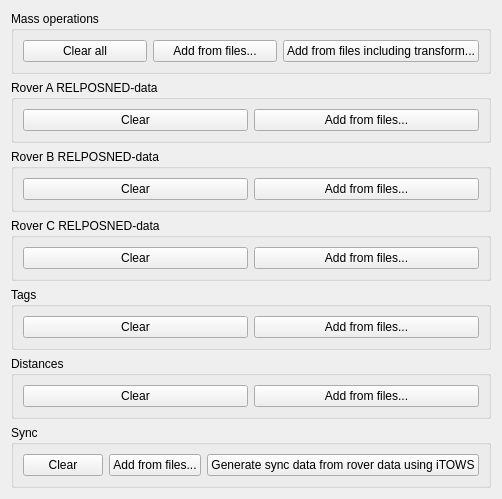
     <widget class="QWidget" name="tab_Files">
      <property name="minimumSize">
       <size>
        <width>0</width>
        <height>350</height>
       </size>
      </property>
      <property name="autoFillBackground">
       <bool>true</bool>
      </property>
      <attribute name="title">
       <string>Files</string>
      </attribute>
      <layout class="QVBoxLayout" name="verticalLayout">
       <item>
        <widget class="QGroupBox" name="groupBox_MassOperations">
         <property name="sizePolicy">
          <sizepolicy hsizetype="Preferred" vsizetype="Minimum">
           <horstretch>0</horstretch>
           <verstretch>0</verstretch>
          </sizepolicy>
         </property>
         <property name="maximumSize">
          <size>
           <width>16777215</width>
           <height>16777215</height>
          </size>
         </property>
         <property name="title">
          <string>Mass operations</string>
         </property>
         <layout class="QHBoxLayout" name="horizontalLayout_6">
          <item>
           <widget class="QPushButton" name="pushButton_ClearAllFileData">
            <property name="sizePolicy">
             <sizepolicy hsizetype="Minimum" vsizetype="Minimum">
              <horstretch>0</horstretch>
              <verstretch>0</verstretch>
             </sizepolicy>
            </property>
            <property name="text">
             <string>Clear all</string>
            </property>
           </widget>
          </item>
          <item>
           <widget class="QPushButton" name="pushButton_AddAll">
            <property name="sizePolicy">
             <sizepolicy hsizetype="Minimum" vsizetype="Minimum">
              <horstretch>0</horstretch>
              <verstretch>0</verstretch>
             </sizepolicy>
            </property>
            <property name="text">
             <string>Add from files...</string>
            </property>
           </widget>
          </item>
          <item>
           <widget class="QPushButton" name="pushButton_AddAllIncludingTransform">
            <property name="sizePolicy">
             <sizepolicy hsizetype="Minimum" vsizetype="Minimum">
              <horstretch>0</horstretch>
              <verstretch>0</verstretch>
             </sizepolicy>
            </property>
            <property name="text">
             <string>Add from files including transform...</string>
            </property>
           </widget>
          </item>
         </layout>
        </widget>
       </item>
       <item>
        <widget class="QGroupBox" name="groupBox_RELPOSNED_RoverA">
         <property name="sizePolicy">
          <sizepolicy hsizetype="Preferred" vsizetype="Minimum">
           <horstretch>0</horstretch>
           <verstretch>0</verstretch>
          </sizepolicy>
         </property>
         <property name="maximumSize">
          <size>
           <width>16777215</width>
           <height>16777215</height>
          </size>
         </property>
         <property name="title">
          <string>Rover A RELPOSNED-data</string>
         </property>
         <layout class="QHBoxLayout" name="horizontalLayout_5">
          <item>
           <widget class="QPushButton" name="pushButton_ClearRELPOSNEDData_RoverA">
            <property name="sizePolicy">
             <sizepolicy hsizetype="Minimum" vsizetype="Minimum">
              <horstretch>0</horstretch>
              <verstretch>0</verstretch>
             </sizepolicy>
            </property>
            <property name="text">
             <string>Clear</string>
            </property>
           </widget>
          </item>
          <item>
           <widget class="QPushButton" name="pushButton_AddRELPOSNEDData_RoverA">
            <property name="sizePolicy">
             <sizepolicy hsizetype="Minimum" vsizetype="Minimum">
              <horstretch>0</horstretch>
              <verstretch>0</verstretch>
             </sizepolicy>
            </property>
            <property name="text">
             <string>Add from files...</string>
            </property>
           </widget>
          </item>
         </layout>
        </widget>
       </item>
       <item>
        <widget class="QGroupBox" name="groupBox_RELPOSNED_RoverB">
         <property name="sizePolicy">
          <sizepolicy hsizetype="Preferred" vsizetype="Minimum">
           <horstretch>0</horstretch>
           <verstretch>0</verstretch>
          </sizepolicy>
         </property>
         <property name="maximumSize">
          <size>
           <width>16777215</width>
           <height>16777215</height>
          </size>
         </property>
         <property name="title">
          <string>Rover B RELPOSNED-data</string>
         </property>
         <layout class="QHBoxLayout" name="horizontalLayout_4">
          <item>
           <widget class="QPushButton" name="pushButton_ClearRELPOSNEDData_RoverB">
            <property name="sizePolicy">
             <sizepolicy hsizetype="Minimum" vsizetype="Minimum">
              <horstretch>0</horstretch>
              <verstretch>0</verstretch>
             </sizepolicy>
            </property>
            <property name="text">
             <string>Clear</string>
            </property>
           </widget>
          </item>
          <item>
           <widget class="QPushButton" name="pushButton_AddRELPOSNEDData_RoverB">
            <property name="sizePolicy">
             <sizepolicy hsizetype="Minimum" vsizetype="Minimum">
              <horstretch>0</horstretch>
              <verstretch>0</verstretch>
             </sizepolicy>
            </property>
            <property name="text">
             <string>Add from files...</string>
            </property>
           </widget>
          </item>
         </layout>
        </widget>
       </item>
       <item>
        <widget class="QGroupBox" name="groupBox_RELPOSNED_RoverC">
         <property name="sizePolicy">
          <sizepolicy hsizetype="Preferred" vsizetype="Minimum">
           <horstretch>0</horstretch>
           <verstretch>0</verstretch>
          </sizepolicy>
         </property>
         <property name="maximumSize">
          <size>
           <width>16777215</width>
           <height>16777215</height>
          </size>
         </property>
         <property name="title">
          <string>Rover C RELPOSNED-data</string>
         </property>
         <layout class="QHBoxLayout" name="horizontalLayout_8">
          <item>
           <widget class="QPushButton" name="pushButton_ClearRELPOSNEDData_RoverC">
            <property name="sizePolicy">
             <sizepolicy hsizetype="Minimum" vsizetype="Minimum">
              <horstretch>0</horstretch>
              <verstretch>0</verstretch>
             </sizepolicy>
            </property>
            <property name="text">
             <string>Clear</string>
            </property>
           </widget>
          </item>
          <item>
           <widget class="QPushButton" name="pushButton_AddRELPOSNEDData_RoverC">
            <property name="sizePolicy">
             <sizepolicy hsizetype="Minimum" vsizetype="Minimum">
              <horstretch>0</horstretch>
              <verstretch>0</verstretch>
             </sizepolicy>
            </property>
            <property name="text">
             <string>Add from files...</string>
            </property>
           </widget>
          </item>
         </layout>
        </widget>
       </item>
       <item>
        <widget class="QGroupBox" name="groupBox_TagData">
         <property name="sizePolicy">
          <sizepolicy hsizetype="Preferred" vsizetype="Minimum">
           <horstretch>0</horstretch>
           <verstretch>0</verstretch>
          </sizepolicy>
         </property>
         <property name="maximumSize">
          <size>
           <width>16777215</width>
           <height>16777215</height>
          </size>
         </property>
         <property name="title">
          <string>Tags</string>
         </property>
         <layout class="QHBoxLayout" name="horizontalLayout_3">
          <item>
           <widget class="QPushButton" name="pushButton_ClearTagData">
            <property name="sizePolicy">
             <sizepolicy hsizetype="Minimum" vsizetype="Minimum">
              <horstretch>0</horstretch>
              <verstretch>0</verstretch>
             </sizepolicy>
            </property>
            <property name="text">
             <string>Clear</string>
            </property>
           </widget>
          </item>
          <item>
           <widget class="QPushButton" name="pushButton_AddTagData">
            <property name="sizePolicy">
             <sizepolicy hsizetype="Minimum" vsizetype="Minimum">
              <horstretch>0</horstretch>
              <verstretch>0</verstretch>
             </sizepolicy>
            </property>
            <property name="text">
             <string>Add from files...</string>
            </property>
           </widget>
          </item>
         </layout>
        </widget>
       </item>
       <item>
        <widget class="QGroupBox" name="groupBox_Distances">
         <property name="sizePolicy">
          <sizepolicy hsizetype="Preferred" vsizetype="Minimum">
           <horstretch>0</horstretch>
           <verstretch>0</verstretch>
          </sizepolicy>
         </property>
         <property name="maximumSize">
          <size>
           <width>16777215</width>
           <height>16777215</height>
          </size>
         </property>
         <property name="title">
          <string>Distances</string>
         </property>
         <layout class="QHBoxLayout" name="horizontalLayout_2">
          <item>
           <widget class="QPushButton" name="pushButton_ClearDistanceData">
            <property name="sizePolicy">
             <sizepolicy hsizetype="Minimum" vsizetype="Minimum">
              <horstretch>0</horstretch>
              <verstretch>0</verstretch>
             </sizepolicy>
            </property>
            <property name="text">
             <string>Clear</string>
            </property>
           </widget>
          </item>
          <item>
           <widget class="QPushButton" name="pushButton_AddDistanceData">
            <property name="sizePolicy">
             <sizepolicy hsizetype="Minimum" vsizetype="Minimum">
              <horstretch>0</horstretch>
              <verstretch>0</verstretch>
             </sizepolicy>
            </property>
            <property name="text">
             <string>Add from files...</string>
            </property>
           </widget>
          </item>
         </layout>
        </widget>
       </item>
       <item>
        <widget class="QGroupBox" name="groupBox_Sync">
         <property name="sizePolicy">
          <sizepolicy hsizetype="Preferred" vsizetype="Minimum">
           <horstretch>0</horstretch>
           <verstretch>0</verstretch>
          </sizepolicy>
         </property>
         <property name="maximumSize">
          <size>
           <width>16777215</width>
           <height>16777215</height>
          </size>
         </property>
         <property name="title">
          <string>Sync</string>
         </property>
         <layout class="QHBoxLayout" name="horizontalLayout">
          <item>
           <widget class="QPushButton" name="pushButton_ClearSyncData">
            <property name="sizePolicy">
             <sizepolicy hsizetype="Minimum" vsizetype="Minimum">
              <horstretch>0</horstretch>
              <verstretch>0</verstretch>
             </sizepolicy>
            </property>
            <property name="text">
             <string>Clear</string>
            </property>
           </widget>
          </item>
          <item>
           <widget class="QPushButton" name="pushButton_AddSyncData">
            <property name="sizePolicy">
             <sizepolicy hsizetype="Minimum" vsizetype="Minimum">
              <horstretch>0</horstretch>
              <verstretch>0</verstretch>
             </sizepolicy>
            </property>
            <property name="text">
             <string>Add from files...</string>
            </property>
           </widget>
          </item>
          <item>
           <widget class="QPushButton" name="pushButton_GenerateSyncDataBasedOnITOWS">
            <property name="sizePolicy">
             <sizepolicy hsizetype="Minimum" vsizetype="Minimum">
              <horstretch>0</horstretch>
              <verstretch>0</verstretch>
             </sizepolicy>
            </property>
            <property name="text">
             <string>Generate sync data from rover data using iTOWS</string>
            </property>
           </widget>
          </item>
         </layout>
        </widget>
       </item>
      </layout>
     </widget>
